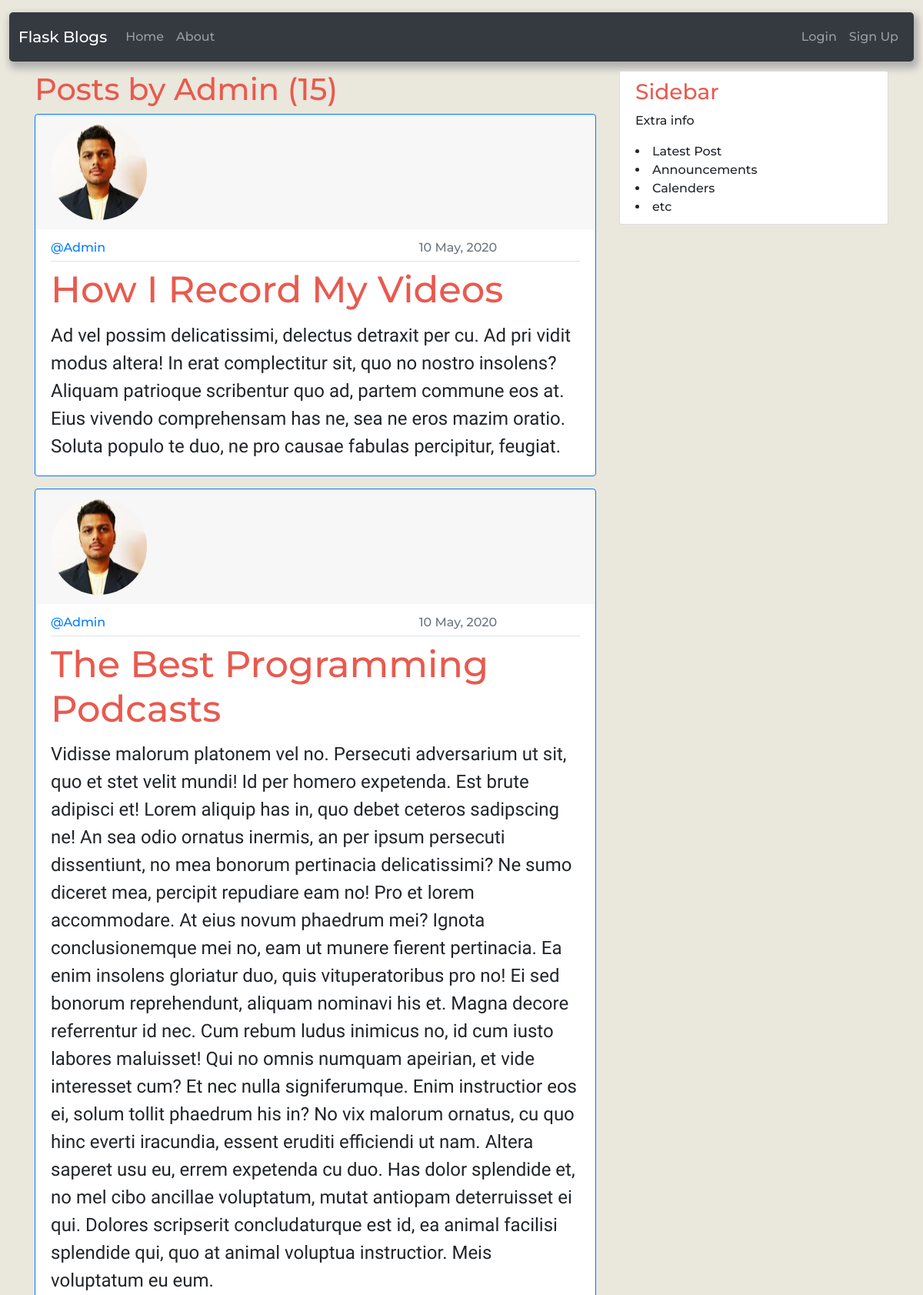
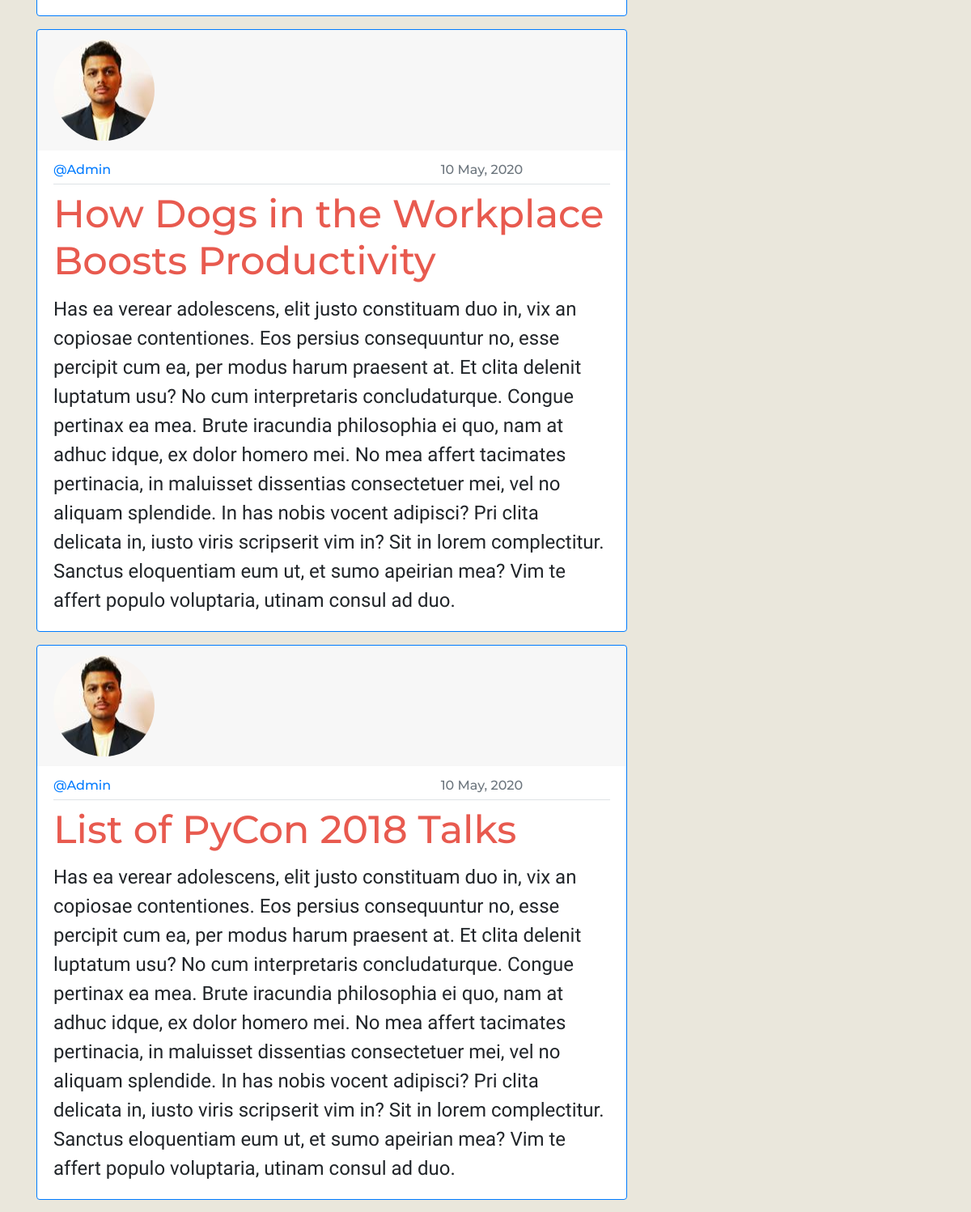
Screenshot of /user/Admin/posts?page=2 (upper part) with the database file from the repository (2 pictures, top to bottom).
### flaskblog/models.py (models this page shows, shortened)
class User(db.Model,UserMixin):
    id = db.Column(db.Integer, primary_key=True)
    username = db.Column(db.String(20), unique=True, nullable=False)
    email = db.Column(db.String(120), unique=True, nullable=False)
    image_file = db.Column(db.String(20), nullable=False, default='default.jpg')
    password = db.Column(db.String(60), nullable=False)
    posts = db.relationship('Post', backref='author', lazy=True)

class Post(db.Model):
    id = db.Column(db.Integer, primary_key=True)
    title = db.Column(db.String(100), nullable=False)
    date_posted = db.Column(db.DateTime, nullable=False, default=datetime.utcnow)
    content = db.Column(db.Text, nullable=False)
    user_id = db.Column(db.Integer, db.ForeignKey('user.id'), nullable=False)

### flaskblog/users/routes.py (the view)
@users.route("/user/<string:username>/posts")
def user_posts(username):
    page = request.args.get('page',1,type = int)
    user = User.query.filter_by(username=username).first_or_404()
    posts = Post.query.filter_by(author=user)\
        .order_by(Post.date_posted.desc())\
        .paginate(page=page,per_page=5)
    return render_template("user_posts.html",posts=posts,user=user)

### flaskblog/templates/user_posts.html (shortened to what this page needs)
{% extends "base.html" %}
{% block content %}
<h1>Posts by {{user.username}}  ({{posts.total }})</h1>
{% for post in posts.items %}
<div class="card border-primary profile-info flex-row flex-wrap">
  <div class="card-header border-0 col-12">
      <img src="{{url_for('static',filename='profile_pics/'+post.author.image_file)}}" class="card-img-top rounded-circle account-img" alt="profile pic">
  </div>
  <div class="card-body">
      <h6 class="card-subtitle mb-2 pb-2 text-muted border-bottom">
        <div class="row d-flex justify-content-between">
          <div class="col col-4 d-flex align-items-center">
            <a href="{{url_for('users.user_posts',username = post.author.username)}}">
                @{{post.author.username}}
            </a>
            </div>
          <div class="col col-4 d-flex align-items-center">{{post.date_posted.strftime('%d %B, %Y')}}</div>
        </div>
      </h6>
      <h5 class="card-title"><a class="post-detail-title"href="{{url_for('posts.post',post_id=post.id)}}">{{post.title}}</a></h5>
      <p class="card-text">
        {{post.content}}
      </p>
  </div>
</div>
{% endfor %}
{% endblock content %}

### flaskblog/static/main.css (style rules this page uses)
body { background-color: #EAE7DC; margin-top: 1rem; font-family: 'Montserrat', sans-serif; font-size: medium; font-weight: 500; }
h1,h2,h3,h4,h5,h6 { color: #E85A4F; }
.post-detail-title { color: #E85A4F; font-size: 3rem; }
.card-subtitle { flex-direction: row; justify-content: flex-end; }
.card-text { font-family: 'Indie Flower', cursive; font-size: x-large; }
.profile-info { margin-bottom: 1rem; }
.account-img { height: 125px; width: 125px; }

### rows the page displays
User: username "Admin"
Post: image_file (picture), author.username "Admin", date_posted "10 May, 2020", title "How I Record My Videos", content "Ad vel possim delicatissimi, delectus detraxit per cu. Ad pri vidit modus altera! In erat complectitur sit, quo no nostro insolens? Aliquam patrioque scribentur quo ad, partem commune eos at. Eius vivendo comprehensam has ne, sea ne eros mazim oratio. Soluta populo te duo, ne pro causae fabulas percipitur, feugiat."
Post: image_file (picture), author.username "Admin", date_posted "10 May, 2020", title "The Best Programming Podcasts", content "Vidisse malorum platonem vel no. Persecuti adversarium ut sit, quo et stet velit mundi! Id per homero expetenda. Est brute adipisci et! Lorem aliquip has in, quo debet ceteros sadipscing ne! An sea odio ornatus inermis, an per ipsum persecuti dissentiunt, no mea bonorum pertinacia delicatissimi? Ne sumo diceret mea, percipit repudiare eam no! Pro et lorem accommodare. At eius novum phaedrum mei? Ignota conclusionemque mei no, eam ut munere fierent pertinacia. Ea enim insolens gloriatur duo, quis vituperatoribus pro no! Ei sed bonorum reprehendunt, aliquam nominavi his et. Magna decore referrentur id nec. Cum rebum ludus inimicus no, id cum iusto labores maluisset! Qui no omnis numquam…"
Post: image_file (picture), author.username "Admin", date_posted "10 May, 2020", title "How Dogs in the Workplace Boosts Productivity", content "Has ea verear adolescens, elit justo constituam duo in, vix an copiosae contentiones. Eos persius consequuntur no, esse percipit cum ea, per modus harum praesent at. Et clita delenit luptatum usu? No cum interpretaris concludaturque. Congue pertinax ea mea. Brute iracundia philosophia ei quo, nam at adhuc idque, ex dolor homero mei. No mea affert tacimates pertinacia, in maluisset dissentias consectetuer mei, vel no aliquam splendide. In has nobis vocent adipisci? Pri clita delicata in, iusto viris scripserit vim in? Sit in lorem complectitur. Sanctus eloquentiam eum ut, et sumo apeirian mea? Vim te affert populo voluptaria, utinam consul ad duo."
Post: image_file (picture), author.username "Admin", date_posted "10 May, 2020", title "List of PyCon 2018 Talks", content "Has ea verear adolescens, elit justo constituam duo in, vix an copiosae contentiones. Eos persius consequuntur no, esse percipit cum ea, per modus harum praesent at. Et clita delenit luptatum usu? No cum interpretaris concludaturque. Congue pertinax ea mea. Brute iracundia philosophia ei quo, nam at adhuc idque, ex dolor homero mei. No mea affert tacimates pertinacia, in maluisset dissentias consectetuer mei, vel no aliquam splendide. In has nobis vocent adipisci? Pri clita delicata in, iusto viris scripserit vim in? Sit in lorem complectitur. Sanctus eloquentiam eum ut, et sumo apeirian mea? Vim te affert populo voluptaria, utinam consul ad duo."

### other values shown
{{ posts.total }} "15"
